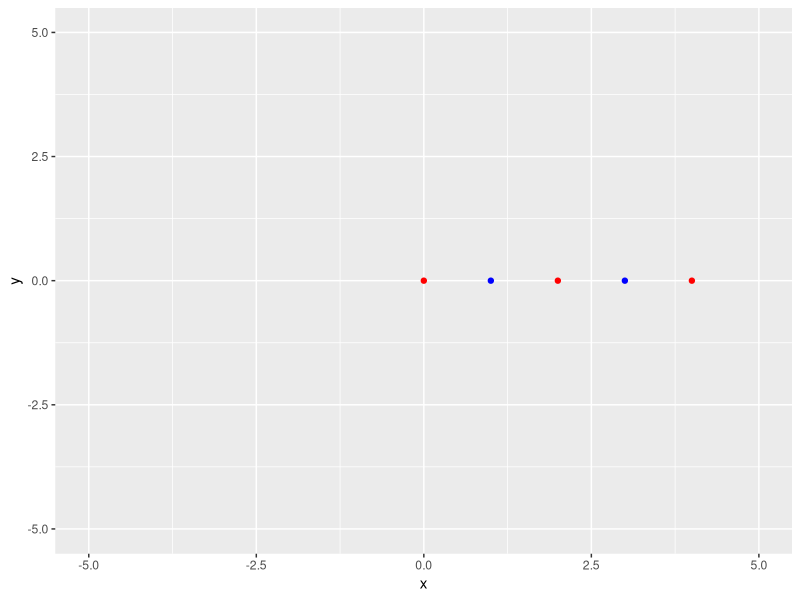

Source code (R): (Note: this script raises an error after producing the figure.)
library(tidyverse)
library(ggplot2)


tapping <- tibble(x = c(0, 1, 2, 3, 4), y = rep(0, 5))

# plot layout
ggplot(tapping, aes(x, y)) +
  geom_point(color = c('red', 'blue', 'red', 'blue', 'red')) + 
  scale_x_continuous(limits = c(-5,5)) + 
  scale_y_continuous(limits = c(-5,5))

# use for animation
screen <- ggplot(tapping, aes(x, y)) + 
  scale_x_continuous(limits = c(-5,5)) + 
  scale_y_continuous(limits = c(-5,5)) +
  theme_void()

screen + geom_point(color = c('yellow', 'white', 'white', 'white', 'white'))
Sys.sleep(1)
screen + geom_point(color = c('green', 'white', 'white', 'white', 'white'))
Sys.sleep(1)
screen + geom_point(color = c('red', 'white', 'white', 'white', 'white'))
Sys.sleep(1)
screen + geom_point(color = c('white', 'red', 'white', 'white', 'white'))
Sys.sleep(1)
# etc. 
# use loops as you like

# directly after relevant events, insert a marker for brainflow
myboard$insert_marker(1); # only works with active board






geom_link(aes(x = c(10, 10, 10),
              y = c(10, 10, 30),
              xend = c(10, 30, 30),
              yend = c(30, 20, 20))) +
  geom_circle(aes(x0 = x0, y0 = y0, r = r), # gehört zu ggforce
              data = Jorah,
              size = 1,
              fill = "white",
              show.legend = FALSE) +
  scale_x_continuous(limits = c(0,40)) +
  scale_y_continuous(limits = c(0,40)) +
  annotate("text",
           x = Jorah$x0,
           y = Jorah$y0,
           label = Jorah$lab) +
  geom_label(aes(x = c(20, 10, 20),
                 y = c(15, 20, 25),
                 label = c("0.9", "0.29", "0.03")),
             label.size = 0,
             fill = "white") +
  theme_void()